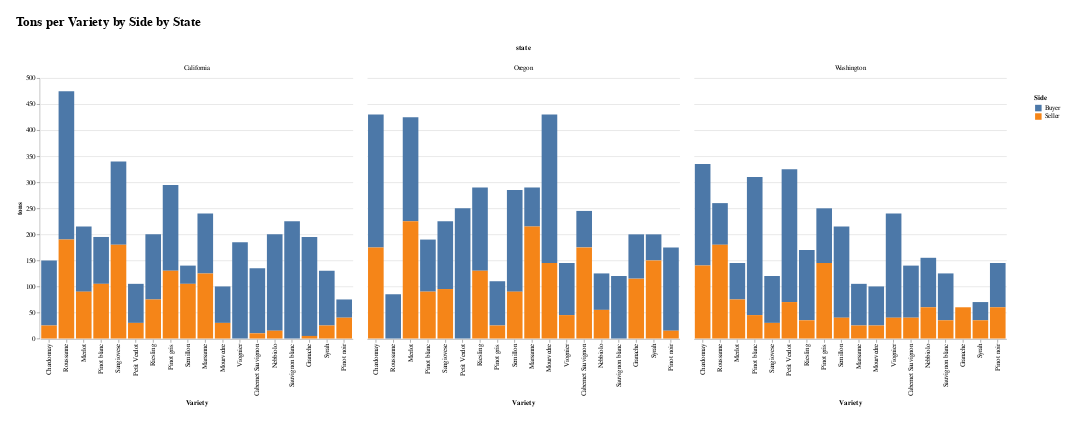

The code cell stored with this chart in its notebook:
### Code cell
grouped_bar_chart(total, 'tons', 'side', 'variety', 'state')

### Figure 1 — Vega-Lite specification as saved in the notebook (floating-point values rounded to 4 significant figures)
{"config": {"view": {"continuousWidth": 400, "continuousHeight": 300, "stroke": "#FFF"}, "legend": {"padding": 24}, "title": {"fontSize": 20, "offset": 24}}, "data": {"name": "data-719f313ae9d7dc8ea7a25d624c6f35fc"}, "mark": "bar", "encoding": {"color": {"field": "side", "title": "Side", "type": "nominal"}, "column": {"field": "state", "type": "nominal"}, "tooltip": [{"field": "side", "type": "nominal"}, {"field": "variety", "type": "nominal"}, {"field": "tons", "type": "quantitative"}], "x": {"field": "variety", "sort": "-y", "title": "Variety", "type": "nominal"}, "y": {"field": "tons", "type": "quantitative"}}, "height": 400, "padding": 24, "title": "Tons per Variety by Side by State", "width": 480, "$schema": "https://vega.github.io/schema/vega-lite/v4.17.0.json", "datasets": {"data-719f313ae9d7dc8ea7a25d624c6f35fc": [{"variety": "Cabernet Sauvignon", "side": "Buyer", "state": "California", "tons": 125}, {"variety": "Cabernet Sauvignon", "side": "Buyer", "state": "Oregon", "tons": 70}, {"variety": "Cabernet Sauvignon", "side": "Buyer", "state": "Washington", "tons": 100}, {"variety": "Chardonnay", "side": "Buyer", "state": "California", "tons": 125}, {"variety": "Chardonnay", "side": "Buyer", "state": "Oregon", "tons": 255}, {"variety": "Chardonnay", "side": "Buyer", "state": "Washington", "tons": 195}, {"variety": "Granache", "side": "Buyer", "state": "California", "tons": 190}, {"variety": "Granache", "side": "Buyer", "state": "Oregon", "tons": 85}, {"variety": "Marsanne", "side": "Buyer", "state": "California", "tons": 115}, {"variety": "Marsanne", "side": "Buyer", "state": "Oregon", "tons": 75}, {"variety": "Marsanne", "side": "Buyer", "state": "Washington", "tons": 80}, {"variety": "Merlot", "side": "Buyer", "state": "California", "tons": 125}, {"variety": "Merlot", "side": "Buyer", "state": "Oregon", "tons": 200}, {"variety": "Merlot", "side": "Buyer", "state": "Washington", "tons": 70}, {"variety": "Mourvedre", "side": "Buyer", "state": "California", "tons": 70}, {"variety": "Mourvedre", "side": "Buyer", "state": "Oregon", "tons": 285}, {"variety": "Mourvedre", "side": "Buyer", "state": "Washington", "tons": 75}, {"variety": "Nebbiolo", "side": "Buyer", "state": "California", "tons": 185}, {"variety": "Nebbiolo", "side": "Buyer", "state": "Oregon", "tons": 70}, {"variety": "Nebbiolo", "side": "Buyer", "state": "Washington", "tons": 95}, {"variety": "Petit Verdot", "side": "Buyer", "state": "California", "tons": 75}, {"variety": "Petit Verdot", "side": "Buyer", "state": "Oregon", "tons": 250}, {"variety": "Petit Verdot", "side": "Buyer", "state": "Washington", "tons": 255}, {"variety": "Pinot blanc", "side": "Buyer", "state": "California", "tons": 90}, {"variety": "Pinot blanc", "side": "Buyer", "state": "Oregon", "tons": 100}, {"variety": "Pinot blanc", "side": "Buyer", "state": "Washington", "tons": 265}, {"variety": "Pinot gris", "side": "Buyer", "state": "California", "tons": 165}, {"variety": "Pinot gris", "side": "Buyer", "state": "Oregon", "tons": 85}, {"variety": "Pinot gris", "side": "Buyer", "state": "Washington", "tons": 105}, {"variety": "Pinot noir", "side": "Buyer", "state": "California", "tons": 35}, {"variety": "Pinot noir", "side": "Buyer", "state": "Oregon", "tons": 160}, {"variety": "Pinot noir", "side": "Buyer", "state": "Washington", "tons": 85}, {"variety": "Riesling", "side": "Buyer", "state": "California", "tons": 125}, {"variety": "Riesling", "side": "Buyer", "state": "Oregon", "tons": 160}, {"variety": "Riesling", "side": "Buyer", "state": "Washington", "tons": 135}, {"variety": "Roussanne", "side": "Buyer", "state": "California", "tons": 285}, {"variety": "Roussanne", "side": "Buyer", "state": "Oregon", "tons": 85}, {"variety": "Roussanne", "side": "Buyer", "state": "Washington", "tons": 80}, {"variety": "Sangiovese", "side": "Buyer", "state": "California", "tons": 160}, {"variety": "Sangiovese", "side": "Buyer", "state": "Oregon", "tons": 130}, {"variety": "Sangiovese", "side": "Buyer", "state": "Washington", "tons": 90}, {"variety": "Sauvignon blanc", "side": "Buyer", "state": "California", "tons": 225}, {"variety": "Sauvignon blanc", "side": "Buyer", "state": "Oregon", "tons": 120}, {"variety": "Sauvignon blanc", "side": "Buyer", "state": "Washington", "tons": 90}, {"variety": "Semillon", "side": "Buyer", "state": "California", "tons": 35}, {"variety": "Semillon", "side": "Buyer", "state": "Oregon", "tons": 195}, {"variety": "Semillon", "side": "Buyer", "state": "Washington", "tons": 175}, {"variety": "Syrah", "side": "Buyer", "state": "California", "tons": 105}, {"variety": "Syrah", "side": "Buyer", "state": "Oregon", "tons": 50}, {"variety": "Syrah", "side": "Buyer", "state": "Washington", "tons": 35}, {"variety": "Viognier", "side": "Buyer", "state": "California", "tons": 185}, {"variety": "Viognier", "side": "Buyer", "state": "Oregon", "tons": 100}, {"variety": "Viognier", "side": "Buyer", "state": "Washington", "tons": 200}, {"variety": "Cabernet Sauvignon", "side": "Seller", "state": "California", "tons": 10}, {"variety": "Cabernet Sauvignon", "side": "Seller", "state": "Oregon", "tons": 175}, {"variety": "Cabernet Sauvignon", "side": "Seller", "state": "Washington", "tons": 40}, {"variety": "Chardonnay", "side": "Seller", "state": "California", "tons": 25}, {"variety": "Chardonnay", "side": "Seller", "state": "Oregon", "tons": 175}, {"variety": "Chardonnay", "side": "Seller", "state": "Washington", "tons": 140}, {"variety": "Granache", "side": "Seller", "state": "California", "tons": 5}, {"variety": "Granache", "side": "Seller", "state": "Oregon", "tons": 115}, {"variety": "Granache", "side": "Seller", "state": "Washington", "tons": 60}, {"variety": "Marsanne", "side": "Seller", "state": "California", "tons": 125}, {"variety": "Marsanne", "side": "Seller", "state": "Oregon", "tons": 215}, {"variety": "Marsanne", "side": "Seller", "state": "Washington", "tons": 25}, {"variety": "Merlot", "side": "Seller", "state": "California", "tons": 90}, {"variety": "Merlot", "side": "Seller", "state": "Oregon", "tons": 225}, {"variety": "Merlot", "side": "Seller", "state": "Washington", "tons": 75}, {"variety": "Mourvedre", "side": "Seller", "state": "California", "tons": 30}, {"variety": "Mourvedre", "side": "Seller", "state": "Oregon", "tons": 145}, {"variety": "Mourvedre", "side": "Seller", "state": "Washington", "tons": 25}, {"variety": "Nebbiolo", "side": "Seller", "state": "California", "tons": 15}, {"variety": "Nebbiolo", "side": "Seller", "state": "Oregon", "tons": 55}, {"variety": "Nebbiolo", "side": "Seller", "state": "Washington", "tons": 60}, {"variety": "Petit Verdot", "side": "Seller", "state": "California", "tons": 30}, {"variety": "Petit Verdot", "side": "Seller", "state": "Washington", "tons": 70}, {"variety": "Pinot blanc", "side": "Seller", "state": "California", "tons": 105}, {"variety": "Pinot blanc", "side": "Seller", "state": "Oregon", "tons": 90}, {"variety": "Pinot blanc", "side": "Seller", "state": "Washington", "tons": 45}, {"variety": "Pinot gris", "side": "Seller", "state": "California", "tons": 130}, {"variety": "Pinot gris", "side": "Seller", "state": "Oregon", "tons": 25}, {"variety": "Pinot gris", "side": "Seller", "state": "Washington", "tons": 145}, {"variety": "Pinot noir", "side": "Seller", "state": "California", "tons": 40}, {"variety": "Pinot noir", "side": "Seller", "state": "Oregon", "tons": 15}, {"variety": "Pinot noir", "side": "Seller", "state": "Washington", "tons": 60}, {"variety": "Riesling", "side": "Seller", "state": "California", "tons": 75}, {"variety": "Riesling", "side": "Seller", "state": "Oregon", "tons": 130}, {"variety": "Riesling", "side": "Seller", "state": "Washington", "tons": 35}, {"variety": "Roussanne", "side": "Seller", "state": "California", "tons": 190}, {"variety": "Roussanne", "side": "Seller", "state": "Washington", "tons": 180}, {"variety": "Sangiovese", "side": "Seller", "state": "California", "tons": 180}, {"variety": "Sangiovese", "side": "Seller", "state": "Oregon", "tons": 95}, {"variety": "Sangiovese", "side": "Seller", "state": "Washington", "tons": 30}, {"variety": "Sauvignon blanc", "side": "Seller", "state": "Washington", "tons": 35}, {"variety": "Semillon", "side": "Seller", "state": "California", "tons": 105}, {"variety": "Semillon", "side": "Seller", "state": "Oregon", "tons": 90}, {"variety": "Semillon", "side": "Seller", "state": "Washington", "tons": 40}, {"variety": "Syrah", "side": "Seller", "state": "California", "tons": 25}, {"variety": "Syrah", "side": "Seller", "state": "Oregon", "tons": 150}, {"variety": "Syrah", "side": "Seller", "state": "Washington", "tons": 35}, {"variety": "Viognier", "side": "Seller", "state": "Oregon", "tons": 45}, {"variety": "Viognier", "side": "Seller", "state": "Washington", "tons": 40}]}}
